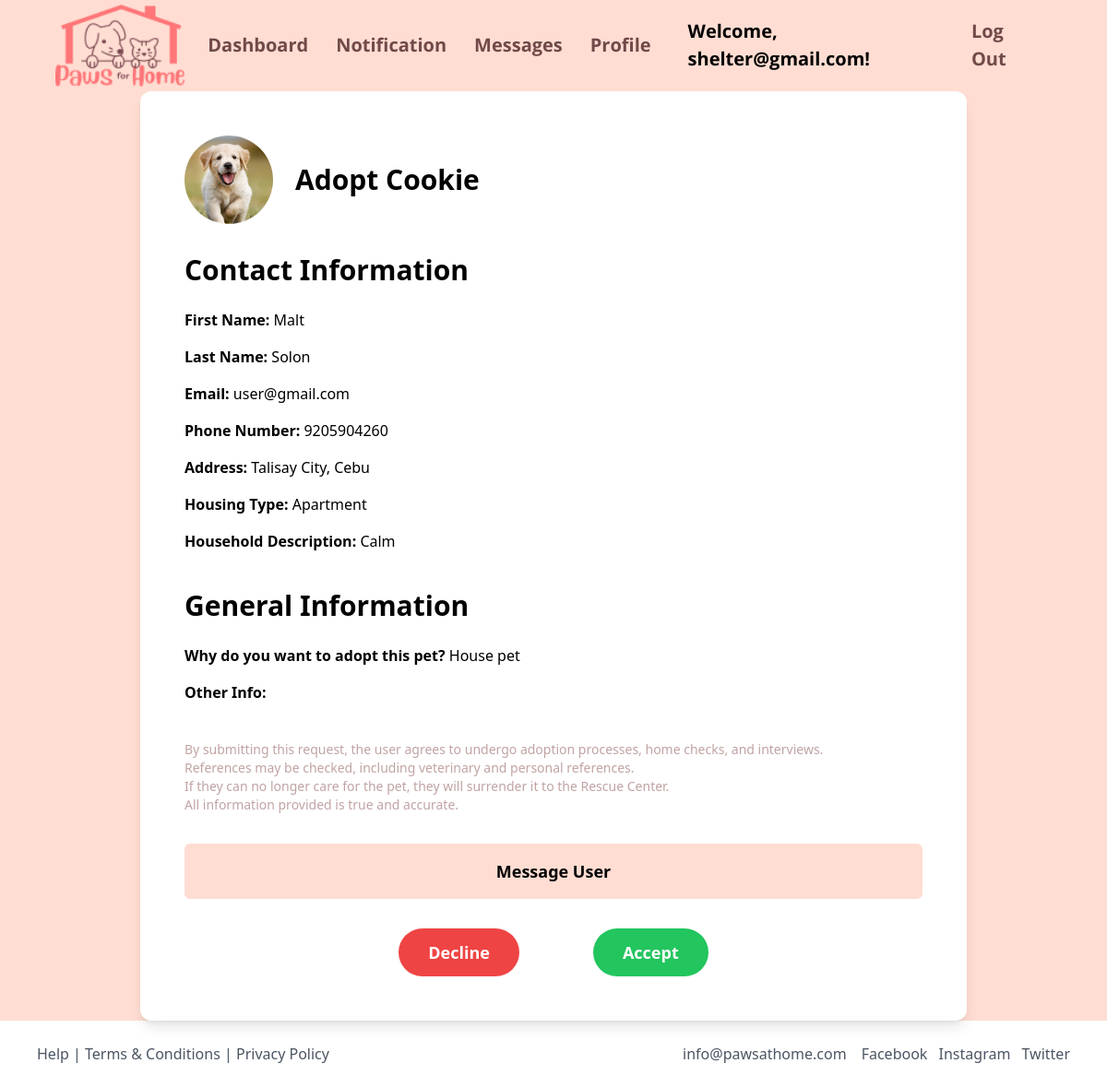
The page /adoptionrequest/21/ (signed in) on the database its author committed.
### main/models.py (models this page shows, shortened)
class Account(AbstractBaseUser, PermissionsMixin):
    account_type = models.CharField(max_length=10)
    first_name = models.CharField(max_length=100, blank=True, null=True)
    last_name = models.CharField(max_length=100, blank=True, null=True)
    birth_date = models.DateField(blank=True, null=True)
    phone_number = models.IntegerField(blank=True, null=True)
    email = models.EmailField(max_length=100, unique=True)
    password = models.TextField()
    address = models.TextField(blank=True, null=True)
    last_login = models.DateTimeField(blank=True, null=True)
    is_active = models.BooleanField(default=True)
    is_staff = models.BooleanField(default=False)
    objects = AccountManager()
    USERNAME_FIELD = 'email'
    REQUIRED_FIELDS = []

### pets/models.py (models this page shows, shortened)
class AdoptionRequest(models.Model):
    STATUS_CHOICES = [
        (1, 'Pending'),
        (2, 'Accepted'),
        (3, 'Rejected'),
    ]
    HOUSING_CHOICES = [
        ('Apartment', 'Apartment'),
        ('House', 'House'),
        ('Condominium', 'Condominium'),
        ('Other', 'Other'),
    ]
    HOUSEHOLD_CHOICES = [
        ('Active', 'Active'),
        ('Calm', 'Calm'),
        ('Noisy', 'Noisy'),
        ('Quiet', 'Quiet'),
    ]
    GENERAL_INFO_CHOICES = [
        ('Companion for child', 'Companion for child'),
        ('Companion for other pet', 'Companion for other pet'),
        ('Security', 'Security'),
        ('Service animal', 'Service animal'),
        ('House pet', 'House pet'),
        ('Breeding', 'Breeding'),
        ('Other', 'Other'),
    ]
    status = models.IntegerField(choices=STATUS_CHOICES, default=1)
    pet = models.ForeignKey(Pet, on_delete=models.CASCADE)
    account = models.ForeignKey(settings.AUTH_USER_MODEL, on_delete=models.CASCADE)
    first_name = models.CharField(max_length=100)
    last_name = models.CharField(max_length=100)
    email = models.EmailField()
    phone_number = models.CharField(max_length=15)
    address = models.TextField()
    housing_type = models.CharField(max_length=20, choices=HOUSING_CHOICES, default='Apartment')
    household_description = models.CharField(max_length=20, choices=HOUSEHOLD_CHOICES, default='Calm')
    general_info = models.CharField(max_length=50, choices=GENERAL_INFO_CHOICES, default='House pet')
    other_housing_description = models.TextField(blank=True, null=True)
    other_general_info = models.TextField(blank=True, null=True)

class Pet(models.Model):
    STATUS_CHOICES = [
        (1, 'Available'),
        (2, 'Pending'),
        (3, 'Adopted'),
    ]
    name = models.CharField(max_length=100)
    image = models.ImageField(upload_to='pets/', default='pets/default_pet.jpg')
    type = models.CharField(max_length=100)
    age = models.DecimalField(max_digits=4, decimal_places=2)
    description = models.TextField()
    adoption_fee = models.DecimalField(max_digits=10, decimal_places=2)
    status = models.IntegerField(choices=STATUS_CHOICES, default=1)
    created_at = models.DateTimeField(auto_now_add=True)
    owner = models.ForeignKey(settings.AUTH_USER_MODEL, on_delete=models.CASCADE, null=True)

### main/views.py (the view)
# urls.py: path('adoptionrequest/<int:request_id>/', views.adoption_request_detail, name='adoption_request_detail'),  #shelter's adoption request view
@login_required
def adoption_request_detail(request, request_id):
    adoption_request = get_object_or_404(AdoptionRequest, id=request_id)
    return render(request, 'shelterdashboard/adoptform.html', {'adoption_request': adoption_request, 'request': request})

### main/templates/shelterdashboard/adoptform.html (shortened to what this page needs)
{% extends "index.html" %}
{% block contents %}
<script src="https://cdn.tailwindcss.com"></script>
{% load static %}
<link rel="stylesheet" href="{% static 'css/landing_page.css' %}">
<main class="flex-grow flex items-center justify-center">
    <section class="w-full max-w-4xl bg-white p-12 rounded-xl shadow-lg">
        <div class="flex items-center space-x-6 mb-8">
            <img src="{{ adoption_request.pet.image.url }}" alt="{{ adoption_request.pet.name }}" class="h-24 w-24 rounded-full object-cover">
            <div>
                <h2 class="text-3xl font-semibold">Adopt {{ adoption_request.pet.name }}</h2>
            </div>
        </div>
        <h3 class="text-3xl font-bold mb-6">Contact Information</h3>
        <div class="space-y-4">
            <p><strong>First Name:</strong> {{ adoption_request.first_name }}</p>
            <p><strong>Last Name:</strong> {{ adoption_request.last_name }}</p>
            <p><strong>Email:</strong> {{ adoption_request.email }}</p>
            <p><strong>Phone Number:</strong> {{ adoption_request.phone_number }}</p>
            <p><strong>Address:</strong> {{ adoption_request.address }}</p>
            <p><strong>Housing Type:</strong> {{ adoption_request.housing_type }}</p>
            <p><strong>Household Description:</strong> {{ adoption_request.household_description }}</p>
        </div>
        <h3 class="text-3xl font-bold mt-10">General Information</h3>
        <div class="space-y-4 mt-6">
            <p><strong>Why do you want to adopt this pet?</strong> {{ adoption_request.general_info }}</p>
            <p><strong>Other Info:</strong> {{ adoption_request.other_general_info }}</p>
        </div>
        <div class="mt-10 text-sm text-[#C1A3A3]">
            <p>By submitting this request, the user agrees to undergo adoption processes, home checks, and interviews.</p>
            <p>References may be checked, including veterinary and personal references.</p>
            <p>If they can no longer care for the pet, they will surrender it to the Rescue Center.</p>
            <p>All information provided is true and accurate.</p>
        </div>
        <div class="mt-8">
          <button
          onclick="redirectToAdoptionForm({{ adoption_request.account.id }})"
              class="w-full py-4 bg-[#FFDDD2] text-black font-bold text-lg rounded-md hover:bg-red-400">
              Message User
          </button>
      </div>
      <div class="mt-8 flex justify-center space-x-20">
        <button
        onclick="location.href='{% url 'pets:reject_adoption_request' adoption_request.id %}'"
            class="px-8 py-3 bg-red-500 text-white font-bold text-lg rounded-full hover:bg-red-600">
            Decline
        </button>
        <button
        onclick="location.href='{% url 'pets:accept_adoption_request' adoption_request.id %}'"
            class="px-8 py-3 bg-green-500 text-white font-bold text-lg rounded-full hover:bg-green-600">
            Accept
        </button>
    </section>
</main>
<footer class="bg-white w-full py-6">
    <div class="max-w-6xl mx-auto flex justify-between px-4">
        <p class="text-gray-600">Help | Terms & Conditions | Privacy Policy</p>
        <div class="flex space-x-4">
            <p class="text-gray-600">info@pawsathome.com</p>
            <div class="space-x-2">
                <a href="#" class="text-gray-600">Facebook</a>
                <a href="#" class="text-gray-600">Instagram</a>
                <a href="#" class="text-gray-600">Twitter</a>
            </div>
        </div>
    </div>
</footer>
{% endblock contents %}

### main/templates/index.html (shortened to what this page needs)
<!DOCTYPE html>
<html lang="en">
<head>
    {% load static %}
    <link rel="stylesheet" href="{% static "css/landing_page.css" %}">
    <link rel="stylesheet" href="{% static "css/main-page.css" %}">
</head>
<body>
    <div class="nav-bar">
        <div>
            <a href="{% url 'main:home' %}">
                <img src="{% static 'images/paws4homelogo.png' %}" alt="logo">
            </a>
        </div>
        <div>
            {% if request.user.account_type == 'user' %}
                <div class="nav-items">
                    <a href="{% url 'main:user_dashboard' %}">Dashboard</a>
                </div>
                <div class="nav-items">
                    <a href="{% url 'pets:list_pet' %}">Browse</a>
                </div>
            {% else %}
                <div class="nav-items">
                    <a href="{% url 'main:shelterdashboard' %}">Dashboard</a>
                </div>
            {% endif %}
            <div class="nav-items">
                <a href="{% url 'main:notifications' %}">Notification</a>
            </div>
            <div class="nav-items">
                <a href="{% url 'main:conversations_list' %}">Messages</a>
            </div>
            <div class="nav-items">
                <a href="{% url 'main:profile' %}">Profile</a>
            </div>
        </div>
        <div>
                {% if request.user.is_authenticated %}
                    <div class="nav-items">Welcome, {{ request.user.email }}!</div>
                    <div class="nav-items">
                        <a href="{% url 'main:logout_account' %}">Log Out</a>
                    </div>
                {% else %}
                    <div class="nav-items">Welcome, Guest!</div>
                    <div class="nav-items">
                        <a href="{% url 'main:login_account' %}">Log In</a>
                    </div>
                {% endif %}
        </div>
    </div>
    {% block contents %}
    {% endblock contents %}
</body>
</html>

### main/static/css/landing_page.css (style rules this page uses)
body { background-color: #FFDDD2;; }

### main/static/css/main-page.css (style rules this page uses)
.nav-bar { display: flex; flex-direction: row; justify-content: space-between; padding: 0 55px; }
.nav-bar div { padding: 5px; display: flex; flex-direction: row; }
.nav-bar div .nav-items { padding: 10px; margin: 0 5px; display: flex; align-items: center; justify-content: center; font-family: 'Open Sans'; font-size: 20px; font-weight: bold; }
.nav-items a { color: #714949; text-decoration: none; }
.nav-bar div img { width: 150px; }

### rows shown on the page
Account: user.email "shelter@gmail.com"
AdoptionRequest: pet.image (picture), pet.name "Cookie", first_name "Malt", last_name "Solon", email "user@gmail.com", phone_number "9205904260", address "Talisay City, Cebu", housing_type "Apartment", household_description "Calm", general_info "House pet"
